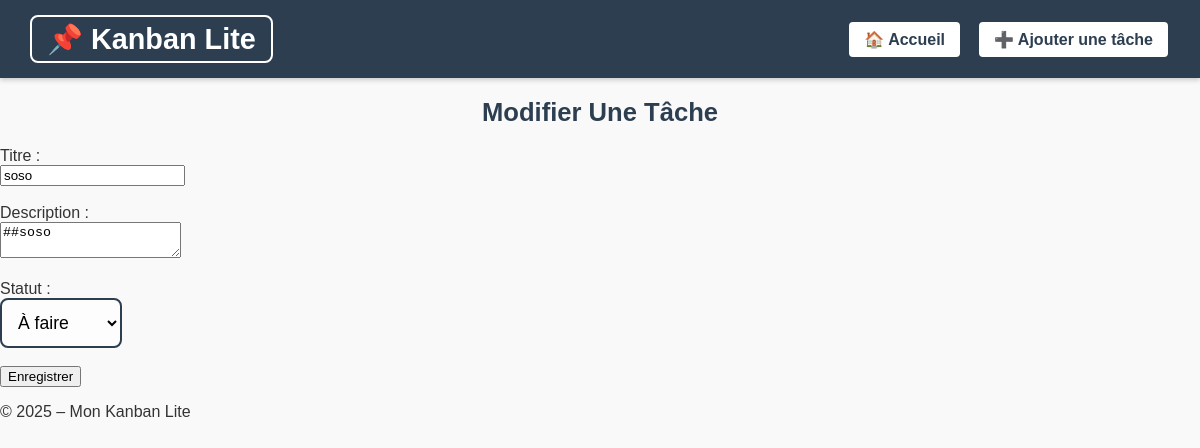
Screenshot of /index.php?route=edit&id=29 with the database file from the repository.
### tables this page shows
CREATE TABLE tasks (
    id INTEGER PRIMARY KEY AUTOINCREMENT,
    title TEXT NOT NULL,
    description TEXT NOT NULL,
    status TEXT NOT NULL DEFAULT 'todo',
    created_at DATETIME DEFAULT CURRENT_TIMESTAMP
);

### controllers/taskController.php (called while the page is built, shortened)
<?php
require_once __DIR__ . '/../models/db.php';
require_once __DIR__ . '/../models/taskModel.php';
function showEditForm() {
    global $pdo;
    $id = $_GET['id'] ?? null;
    $task = getTaskById($pdo, $id);
    include __DIR__ . '/../views/header.php';
    include __DIR__ . '/../views/form_edit.php';
    include __DIR__ . '/../views/footer.php';
}

### models/taskModel.php (called while the page is built, shortened)
<?php
function getTaskById($pdo, $id) {
    $stmt = $pdo->prepare("SELECT * FROM tasks WHERE id = ?");
    $stmt->execute([$id]);
    return $stmt->fetch(PDO::FETCH_ASSOC);
}

### views/form_edit.php (the view, shortened to what this page needs)
<h2>Modifier Une Tâche</h2>
<form action="index.php?route=edit" method="post">
    <label for="title">Titre :</label><br>
    <input type="text" id="title" name="title" value="<?= htmlspecialchars($task['title']) ?>" required><br><br>
    <label for="description">Description :</label><br>
    <textarea id="description" name="description"><?= htmlspecialchars($task['description']) ?></textarea><br><br>
    <label for="status">Statut :</label><br>
    <select id="status" name="status">
        <option value="todo" <?= $task['status'] === 'todo' ? 'selected' : '' ?>>À faire</option>
    </select><br><br>
    <button type="submit">Enregistrer</button>
</form>

### public/style.css (style rules this page uses)
body { font-family: Arial, sans-serif; margin: 0; padding: 0; background: #f9f9f9; color: #333; }
h2 { font-size: 1.6em; margin: 20px auto; text-align: center; color: #2c3e50; font-weight: bold; }
#status { padding: 12px; border: 2px solid #2c3e50; border-radius: 8px; font-size: 1.1em; cursor: pointer; background: #fdfdfd; }
#status option[value="todo"] { background: #fdecea; color: #e74c3c; font-weight: bold; }

### rows the page displays
tasks: title "soso", description "##soso", status "À faire"
